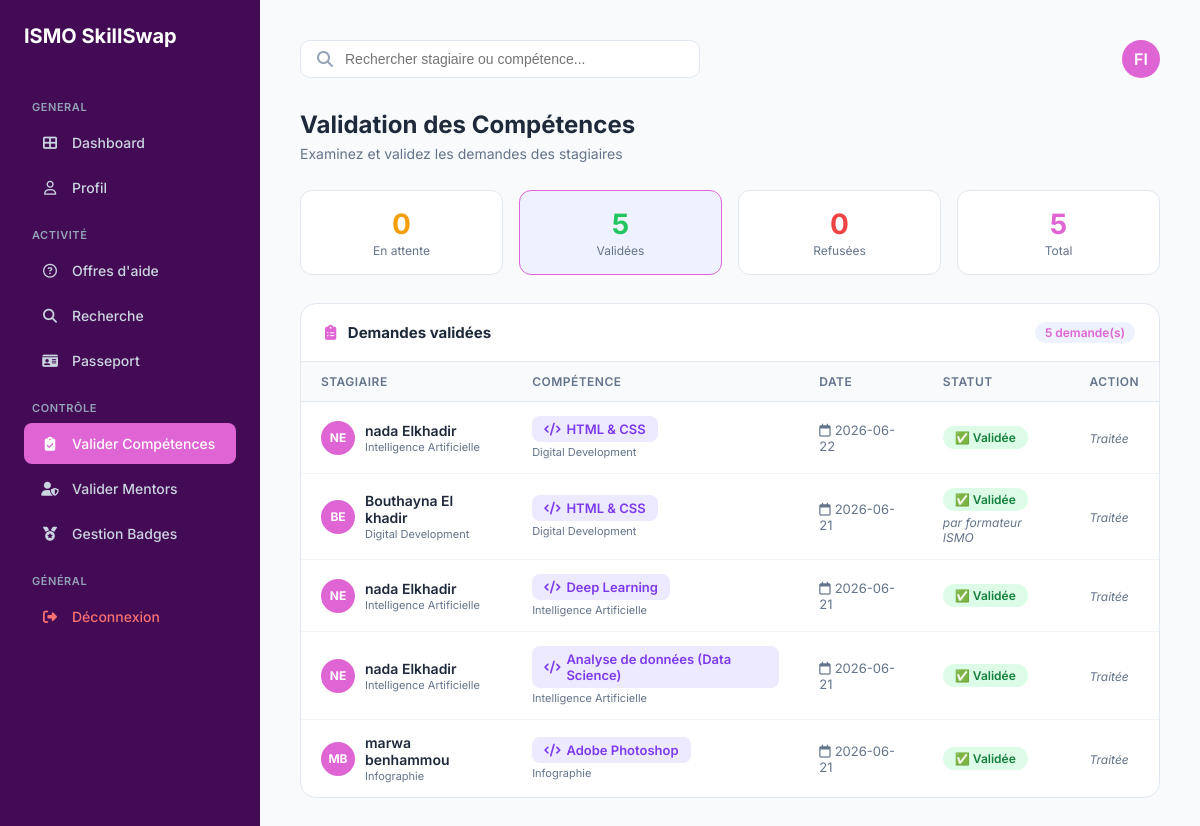
Screenshot of /validation_competence.php?filter=valide (signed in) with the database file from the repository.
### tables this page shows
CREATE TABLE `utilisateur` (
  `id_utilisateur` int NOT NULL,
  `nom_uti` varchar(50) DEFAULT NULL,
  `prenom_uti` varchar(50) DEFAULT NULL,
  `email_uti` varchar(100) DEFAULT NULL,
  `pwd_uti` varchar(255) DEFAULT NULL,
  `role` enum('stagiaire','formateur','admin') DEFAULT NULL,
  `photo` varchar(255) DEFAULT 'default.png',
  `is_verified` tinyint(1) DEFAULT '0'
);

CREATE TABLE `validation` (
  `id_validation` int NOT NULL,
  `date_validation` date DEFAULT NULL,
  `etat_validation` enum('en_attente','valide','refuse') DEFAULT 'en_attente',
  `id_comp` int DEFAULT NULL,
  `id_stagiaire` int DEFAULT NULL,
  `id_formateur` int DEFAULT NULL,
  `commentaire_refus` text
);

CREATE TABLE `stagiaire` (
  `id_utilisateur` int NOT NULL,
  `cef` varchar(50) DEFAULT NULL,
  `filiere` varchar(50) DEFAULT NULL,
  `score_global` int DEFAULT '0',
  `disponibilite` tinyint(1) DEFAULT '1',
  `id_passeport` int DEFAULT NULL
);

CREATE TABLE `competence` (
  `id_comp` int NOT NULL,
  `nom_comp` varchar(100) DEFAULT NULL,
  `categorie` varchar(50) DEFAULT NULL
);

### validation_competence.php (the view, shortened to what this page needs)
<?php
$user_role = $_SESSION['user_role'];
require_once 'config.php';
$userId   = $_SESSION['user_id'];
$queryUser = $pdo->prepare("SELECT prenom_uti, nom_uti FROM utilisateur WHERE id_utilisateur = :id");
$queryUser->execute(['id' => $userId]);
$user     = $queryUser->fetch();
$initials = $user ? strtoupper(substr($user['prenom_uti'], 0, 1) . substr($user['nom_uti'], 0, 1)) : "FO";
$themeClass = 'theme-stagiaire';
if (in_array($user_role, ['admin', 'administrateur'])) {
    $themeClass = 'theme-admin';
} elseif ($user_role === 'formateur') {
    $themeClass = 'theme-formateur';
}
$filter = $_GET['filter'] ?? 'en_attente';
$whereClause = $filter !== 'tous' ? "WHERE v.etat_validation = :etat" : "WHERE 1=1";
$params = $filter !== 'tous' ? ['etat' => $filter] : [];
$stmt = $pdo->prepare(
    "SELECT v.id_validation, v.etat_validation, v.date_validation,
            c.nom_comp, c.categorie,
            u.prenom_uti, u.nom_uti, u.id_utilisateur AS id_stagiaire,
            s.filiere,
            f.prenom_uti AS formateur_prenom, f.nom_uti AS formateur_nom
     FROM validation v
     JOIN competence c  ON v.id_comp       = c.id_comp
     JOIN utilisateur u ON v.id_stagiaire  = u.id_utilisateur
     JOIN stagiaire s   ON v.id_stagiaire  = s.id_utilisateur
     LEFT JOIN utilisateur f ON v.id_formateur = f.id_utilisateur
     $whereClause
     ORDER BY v.date_validation DESC"
);
$stmt->execute($params);
$demandes = $stmt->fetchAll(PDO::FETCH_ASSOC);
$stmtStats = $pdo->query("SELECT etat_validation, COUNT(*) as nb FROM validation GROUP BY etat_validation");
$stats_raw = $stmtStats->fetchAll(PDO::FETCH_ASSOC);
$stats = ['en_attente' => 0, 'valide' => 0, 'refuse' => 0];
foreach ($stats_raw as $s) { $stats[$s['etat_validation']] = $s['nb']; }
?>
<!DOCTYPE html>
<html lang="fr">
<head>
    <link rel="stylesheet" href="https://cdnjs.cloudflare.com/ajax/libs/font-awesome/6.4.0/css/all.min.css">
</head>
<body class="<?php echo $themeClass; ?>">
<body class="<?php echo $themeClass; ?>">
<?php if($user_role==="formateur")include 'sidebarform.php'; ?>
<main class="main">
    <header>
        <div class="search-box">
            <i class="fas fa-search" style="color:#94a3b8;"></i>
            <input type="text" id="searchInput" placeholder="Rechercher stagiaire ou compétence...">
        </div>
        <a href="profil.php" class="avatar-top"><?php echo $initials; ?></a>
    </header>
    <h1 class="page-title">Validation des Compétences</h1>
    <p class="page-sub">Examinez et validez les demandes des stagiaires</p>
    <div class="stats-bar">
        <a href="?filter=en_attente" class="stat-box <?php echo $filter === 'en_attente' ? 'active-filter' : ''; ?>">
            <div class="stat-num pending"><?php echo $stats['en_attente']; ?></div>
            <div class="stat-label">En attente</div>
        </a>
        <a href="?filter=valide" class="stat-box <?php echo $filter === 'valide' ? 'active-filter' : ''; ?>">
            <div class="stat-num valide"><?php echo $stats['valide']; ?></div>
            <div class="stat-label">Validées</div>
        </a>
        <a href="?filter=refuse" class="stat-box <?php echo $filter === 'refuse' ? 'active-filter' : ''; ?>">
            <div class="stat-num refuse"><?php echo $stats['refuse']; ?></div>
            <div class="stat-label">Refusées</div>
        </a>
        <a href="?filter=tous" class="stat-box <?php echo $filter === 'tous' ? 'active-filter' : ''; ?>">
            <div class="stat-num tous"><?php echo array_sum($stats); ?></div>
            <div class="stat-label">Total</div>
        </a>
    </div>
    <div class="table-card">
        <div class="table-header">
            <h3><i class="fas fa-clipboard-list" style="margin-right:8px; color:var(--primary);"></i>
                <?php
                $labels = ['en_attente' => 'Demandes en attente', 'valide' => 'Demandes validées', 'refuse' => 'Demandes refusées', 'tous' => 'Toutes les demandes'];
                echo $labels[$filter];
                ?>
            </h3>
            <span class="count-badge"><?php echo count($demandes); ?> demande(s)</span>
        </div>
        <?php if (empty($demandes)): ?>
            <div class="empty-state">
                <i class="fas fa-clipboard-check"></i>
                <p>Aucune demande <?php echo $filter !== 'tous' ? '"' . $filter . '"' : ''; ?> pour le moment.</p>
            </div>
        <?php else: ?>
        <table id="demandesTable">
            <thead>
                <tr>
                    <th>Stagiaire</th>
                    <th>Compétence</th>
                    <th>Date</th>
                    <th>Statut</th>
                    <th>Action</th>
                </tr>
            </thead>
            <tbody>
                <?php foreach ($demandes as $d):
                    $etat = $d['etat_validation'];
                    $stagInitials = strtoupper(substr($d['prenom_uti'], 0, 1) . substr($d['nom_uti'], 0, 1));
                    $etatLabels = ['en_attente' => '⏳ En attente', 'valide' => '✅ Validée', 'refuse' => '❌ Refusée'];
                ?>
                <tr class="demande-row"
                    data-name="<?php echo strtolower($d['prenom_uti'] . ' ' . $d['nom_uti']); ?>"
                    data-comp="<?php echo strtolower($d['nom_comp']); ?>">
                    <td>
                        <div class="stagiaire-info">
                            <div class="avatar-sm"><?php echo $stagInitials; ?></div>
                            <div>
                                <div class="stag-name"><?php echo htmlspecialchars($d['prenom_uti'] . ' ' . $d['nom_uti']); ?></div>
                                <div class="stag-filiere"><?php echo htmlspecialchars($d['filiere'] ?? ''); ?></div>
                            </div>
                        </div>
                    </td>
                    <td>
                        <span class="comp-badge"><i class="fas fa-code"></i><?php echo htmlspecialchars($d['nom_comp']); ?></span>
                        <div class="cat-text"><?php echo htmlspecialchars($d['categorie'] ?? ''); ?></div>
                    </td>
                    <td style="color:var(--text-muted); font-size:13px;">
                        <i class="far fa-calendar" style="margin-right:4px;"></i><?php echo $d['date_validation']; ?>
                    </td>
                    <td>
                        <span class="etat-badge etat-<?php echo $etat; ?>"><?php echo $etatLabels[$etat] ?? $etat; ?></span>
                        <?php if (!empty($d['formateur_prenom'])): ?>
                            <div class="formateur-text" style="margin-top:4px;">
                                par <?php echo htmlspecialchars($d['formateur_prenom'] . ' ' . $d['formateur_nom']); ?>
                            </div>
                        <?php endif; ?>
                    </td>
                    <td>
                        <?php if ($etat === 'en_attente'): ?>
                        <div class="actions">
                            <form method="POST" style="margin:0;">
                                <input type="hidden" name="id_validation" value="<?php echo (int)$d['id_validation']; ?>">
                                <input type="hidden" name="action"        value="valide">
                                <button type="submit" class="btn-valide" onclick="return confirm('Valider cette compétence ?')">
                                    <i class="fas fa-check"></i> Valider
                                </button>
                            </form>
                            <form method="POST" style="margin:0;">
                                <input type="hidden" name="id_validation" value="<?php echo (int)$d['id_validation']; ?>">
                                <input type="hidden" name="action"        value="refuse">
                                <button type="submit" class="btn-refuse" onclick="return confirm('Refuser cette demande ?')">
                                    <i class="fas fa-times"></i> Refuser
                                </button>
                            </form>
                        </div>
                        <?php else: ?>
                            <span style="font-size:12px; color:var(--text-muted); font-style:italic;">Traitée</span>
                        <?php endif; ?>
                    </td>
                </tr>
                <?php endforeach; ?>
            </tbody>
        </table>
        <?php endif; ?>
    </div>
</main>
</body>
</html>

### validation_competence.php (style rules this page uses)
.theme-formateur { --sidebar-bg: #430b54; --primary: #df64d4; --primary-hover: #8447ac; --main-bg: #f8fafc; --border: #e2e8f0; --text-main: #1e293b; --text-muted: #64748b; --green: #22c55e; --red: #ef4444; --yellow: #f59e0b; }
* { box-sizing: border-box; margin: 0; padding: 0; }
body { display: flex; background: var(--main-bg); font-family: 'Inter', sans-serif; min-height: 100vh; color: var(--text-main); }
.main { flex: 1; padding: 40px; overflow-y: auto; }
header { display: flex; justify-content: space-between; align-items: center; margin-bottom: 32px; }
.search-box { background: white; padding: 10px 16px; border-radius: 10px; border: 1px solid var(--border); flex: 1; max-width: 400px; display: flex; align-items: center; }
.search-box input { border: none; outline: none; margin-left: 12px; width: 100%; font-size: 14px; }
.avatar-top { width: 38px; height: 38px; background: var(--primary); color: white; border-radius: 50%; display: flex; align-items: center; justify-content: center; font-weight: 600; text-decoration: none; }
.page-title { font-size: 24px; font-weight: 700; margin-bottom: 6px; }
.page-sub { font-size: 14px; color: var(--text-muted); margin-bottom: 28px; }
.stats-bar { display: flex; gap: 16px; margin-bottom: 28px; flex-wrap: wrap; }
.stat-box { background: white; border: 1px solid var(--border); border-radius: 12px; padding: 16px 22px; flex: 1; min-width: 120px; text-align: center; cursor: pointer; text-decoration: none; transition: 0.2s; display: block; }
.stat-box.active-filter { border-color: var(--primary); background: #eef2ff; }
.stat-num { font-size: 28px; font-weight: 700; }
.stat-label { font-size: 12px; color: var(--text-muted); margin-top: 2px; }
.stat-num.pending { color: var(--yellow); }
.stat-num.valide { color: var(--green); }
.stat-num.refuse { color: var(--red); }
.stat-num.tous { color: var(--primary); }
.table-card { background: white; border-radius: 16px; border: 1px solid var(--border); overflow: hidden; }
.table-header { padding: 18px 24px; border-bottom: 1px solid var(--border); display: flex; justify-content: space-between; align-items: center; }
.table-header h3 { font-size: 15px; font-weight: 700; }
.count-badge { background: #eef2ff; color: var(--primary); padding: 3px 10px; border-radius: 20px; font-size: 12px; font-weight: 600; }
table { width: 100%; border-collapse: collapse; }
th { padding: 12px 20px; text-align: left; font-size: 12px; font-weight: 600; color: var(--text-muted); text-transform: uppercase; letter-spacing: .04em; background: #f8fafc; border-bottom: 1px solid var(--border); }
td { padding: 14px 20px; font-size: 14px; border-bottom: 1px solid #f1f5f9; vertical-align: middle; }
tr:last-child td { border-bottom: none; }
.stagiaire-info { display: flex; align-items: center; gap: 10px; }
.avatar-sm { width: 34px; height: 34px; border-radius: 50%; background: var(--primary); color: white; display: flex; align-items: center; justify-content: center; font-size: 12px; font-weight: 700; flex-shrink: 0; }
.stag-name { font-size: 14px; font-weight: 600; }
.stag-filiere { font-size: 11px; color: var(--text-muted); margin-top: 1px; }
.comp-badge { display: inline-flex; align-items: center; gap: 6px; background: #ede9fe; color: #7c3aed; padding: 5px 12px; border-radius: 8px; font-size: 13px; font-weight: 600; }
.cat-text { font-size: 11px; color: var(--text-muted); margin-top: 3px; }
.etat-badge { display: inline-flex; align-items: center; gap: 5px; font-size: 12px; font-weight: 600; padding: 4px 12px; border-radius: 20px; }
.etat-valide { background: #dcfce7; color: #15803d; }
.formateur-text { font-size: 12px; color: var(--text-muted); font-style: italic; }

### rows the page displays
utilisateur: initials "FI"
validation: utilisateur.prenom_uti+nom_uti "NE", utilisateur.prenom_uti+nom_uti "nada Elkhadir", id_stagiaire.filiere "Intelligence Artificielle", id_comp.nom_comp "HTML & CSS", id_comp.categorie "Digital Development", date_validation "2026-06-22", etat_validation "✅ Validée", shows "Traitée"
validation: utilisateur.prenom_uti+nom_uti "BE", utilisateur.prenom_uti+nom_uti "Bouthayna El khadir", id_stagiaire.filiere "Digital Development", id_comp.nom_comp "HTML & CSS", id_comp.categorie "Digital Development", date_validation "2026-06-21", etat_validation "✅ Validée", utilisateur.prenom_uti+nom_uti "formateur ISMO", shows "Traitée"
validation: utilisateur.prenom_uti+nom_uti "NE", utilisateur.prenom_uti+nom_uti "nada Elkhadir", id_stagiaire.filiere "Intelligence Artificielle", id_comp.nom_comp "Deep Learning", id_comp.categorie "Intelligence Artificielle", date_validation "2026-06-21", etat_validation "✅ Validée", shows "Traitée"
validation: utilisateur.prenom_uti+nom_uti "NE", utilisateur.prenom_uti+nom_uti "nada Elkhadir", id_stagiaire.filiere "Intelligence Artificielle", id_comp.nom_comp "Analyse de données (Data Science)", id_comp.categorie "Intelligence Artificielle", date_validation "2026-06-21", etat_validation "✅ Validée", shows "Traitée"
validation: utilisateur.prenom_uti+nom_uti "MB", utilisateur.prenom_uti+nom_uti "marwa benhammou", id_stagiaire.filiere "Infographie", id_comp.nom_comp "Adobe Photoshop", id_comp.categorie "Infographie", date_validation "2026-06-21", etat_validation "✅ Validée", shows "Traitée"

### other values shown
$stats['en_attente'] "0"
$stats['valide'] "5"
$stats['refuse'] "0"
array_sum($stats) "5"
$labels[$filter] "Demandes validées"
count($demandes) "5"
